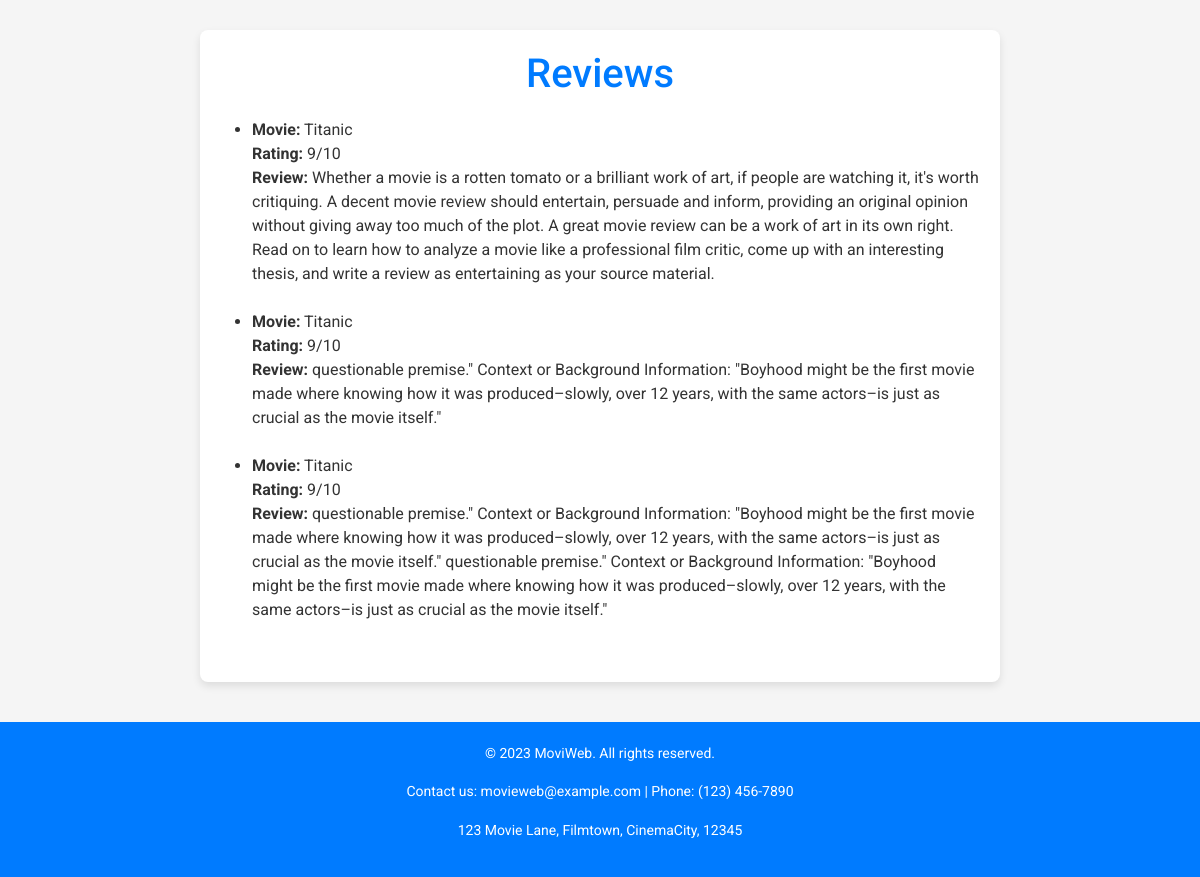
/list_all_reviews, run on the app's committed database.
### main.py (models this page shows, shortened)
class Review(db.Model):
    __tablename__ = 'reviews'
    id = Column(Integer, primary_key=True)
    review_text = Column(String, nullable=False)
    rating = Column(Integer, nullable=False)
    user_id = Column(Integer, ForeignKey('Users.id'), nullable=False)
    movie_id = Column(Integer, ForeignKey('movies.id'), nullable=False)
    user = relationship("User", back_populates="reviews")
    movie = relationship("Movie", back_populates="reviews")

class Movie(db.Model):
    __tablename__ = 'movies'
    id = Column(Integer, primary_key=True)
    name = Column(String, nullable=False)
    director_id = Column(Integer, ForeignKey('directors.id'))
    year = Column(Integer, nullable=False)
    rating = Column(Integer, nullable=False)
    user_id = Column(Integer, ForeignKey('Users.id'))
    user = relationship("User", back_populates="movies")
    director = relationship("Director", back_populates="movies")
    genres = relationship("Genre", secondary=movie_genre_association, back_populates="movies")
    reviews = relationship("Review", back_populates="movie")

### main.py (the view)
@app.route('/list_all_reviews', methods=['GET'])
def list_all_reviews():
    reviews = db.session.query(Review).all()  # Fetch all reviews
    return render_template('list_reviews.html', reviews=reviews)

### templates/list_reviews.html (shortened to what this page needs)
<!DOCTYPE html>
<html lang="en">
<head>
    <link href="https://cdn.jsdelivr.net/npm/bootstrap@5.3.3/dist/css/bootstrap.min.css" rel="stylesheet">
</head>
<body>
    <div class="container">
        {% if error %}
            <h1>{{ error }}</h1>
        {% else %}
            <h1>Reviews{% if user %} by {{ user.name }}{% endif %}</h1>
            <ul>
                {% for review in reviews %}
                    <li>
                        <strong>Movie:</strong> {{ review.movie.name }}<br>
                        <strong>Rating:</strong> {{ review.rating }}/10<br>
                        <strong>Review:</strong> {{ review.review_text }}<br><br>
                    </li>
                {% else %}
                    <li>No reviews found.</li>
                {% endfor %}
            </ul>
        {% endif %}
    </div>
    <footer>
        <div class="contact-info">
            <p>&copy; 2023 MoviWeb. All rights reserved.</p>
            <p>Contact us: movieweb@example.com | Phone: (123) 456-7890</p>
            <p>123 Movie Lane, Filmtown, CinemaCity, 12345</p>
        </div>
    </footer>
</body>
</html>

### templates/list_reviews.html (style rules this page uses)
body { font-family: 'Roboto', sans-serif; background-color: #f5f5f5; color: #333; }
.container { max-width: 800px; margin: 30px auto; padding: 20px; background-color: #ffffff; box-shadow: 0 4px 8px rgba(0, 0, 0, 0.1); border-radius: 8px; }
h1 { color: #007bff; text-align: center; margin-bottom: 20px; }
footer { background-color: #007bff; color: white; padding: 20px 0; text-align: center; margin-top: 40px; }
.contact-info { font-size: 14px; line-height: 1.6; }

### data on the page
Review: movie.name "Titanic", rating "9", review_text "Whether a movie is a rotten tomato or a brilliant work of art, if people are watching it, it's worth critiquing. A decent movie review should entertain, persuade and inform, providing an original opinion without giving away too much of the plot. A great movie review can be a work of art in its own right. Read on to learn how to analyze a movie like a professional film critic, come up with an interesting thesis, and write a review as entertaining as your source material."
Review: movie.name "Titanic", rating "9", review_text "questionable premise.\" Context or Background Information: \"Boyhood might be the first movie made where knowing how it was produced–slowly, over 12 years, with the same actors–is just as crucial as the movie itself.\""
Review: movie.name "Titanic", rating "9", review_text "questionable premise.\" Context or Background Information: \"Boyhood might be the first movie made where knowing how it was produced–slowly, over 12 years, with the same actors–is just as crucial as the movie itself.\" questionable premise.\" Context or Background Information: \"Boyhood might be the first movie made where knowing how it was produced–slowly, over 12 years, with the same actors–is just as crucial as the movie itself.\""
